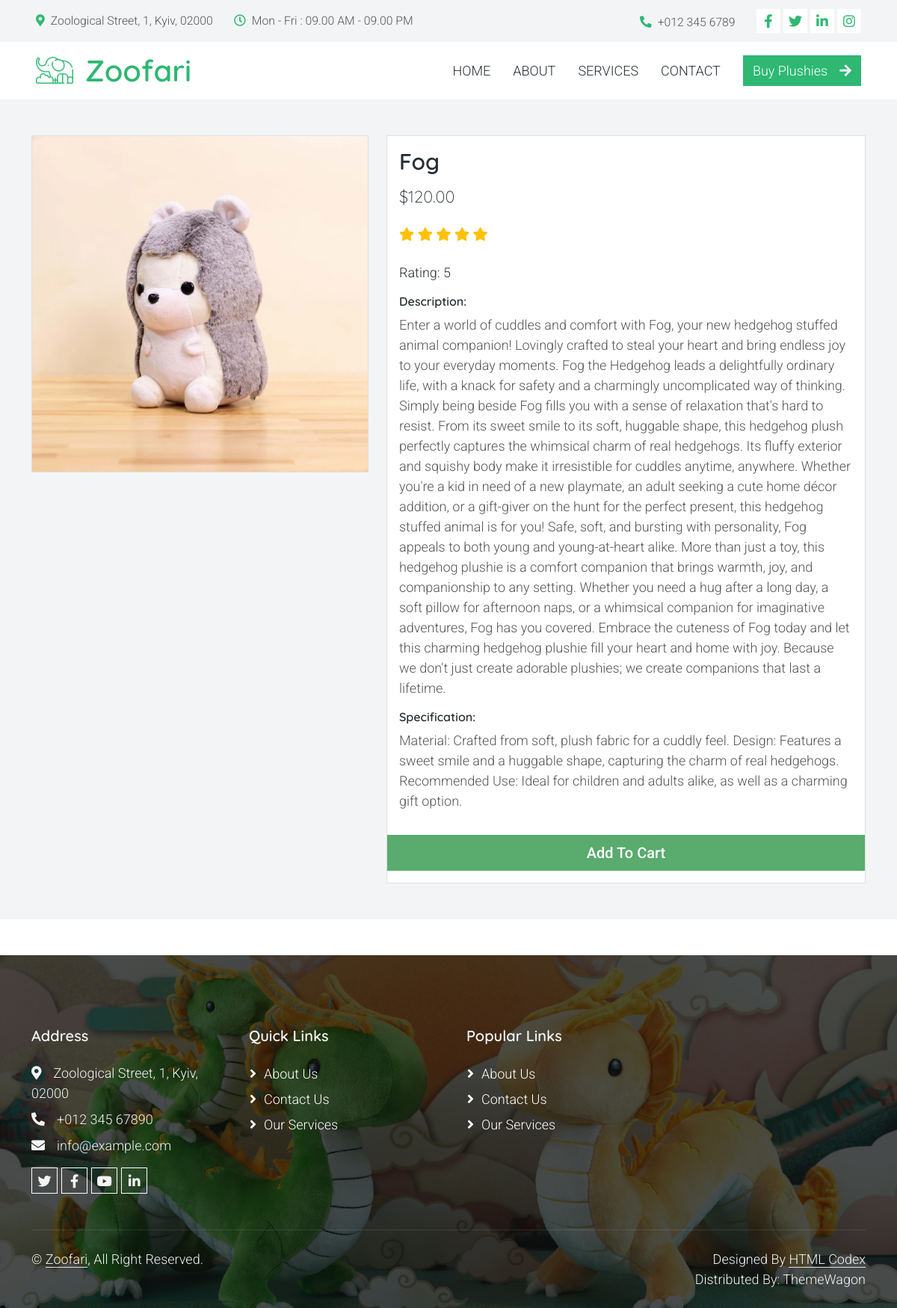
Screenshot of /shop_single/4/ with the database file from the repository.
### shop/models.py (models this page shows, shortened)
class Product(models.Model):
    name = models.CharField(max_length=100)
    description = models.TextField()
    price = models.DecimalField(max_digits=10, decimal_places=2)
    image = models.ImageField(upload_to='products/')
    rating = models.IntegerField(default=0)# Нове поле для рейтингу
    specifications = models.TextField(blank=True)  # Нове поле для специфікацій

### shop/views.py (the view)
# urls.py: path('shop_single/<int:product_id>/', shop_single, name='shop_single'),
def shop_single(request, product_id):
    product = get_object_or_404(Product, id=product_id)  # Получаем продукт по ID или возвращаем 404
    context = {
        'product': product,  # Передаем продукт в контексте
    }
    return render(request, 'shop_single/shop_single.html', context)  # Рендерим шаблон shop_single.html с контекстом

### shop/templates/shop_single/shop_single.html (shortened to what this page needs)
{% extends "base.html" %}
{% load static %}
{% block content %}
    <section class="bg-light">
        <div class="container pb-5">
            <div class="row">
                <div class="col-lg-5 mt-5">
                    <div class="card mb-3">
                        <img class="card-img img-fluid" src="{{ product.image.url }}" alt="{{ product.name }}" id="product-detail">
                    </div>
                </div>
                <div class="col-lg-7 mt-5">
                    <div class="card">
                        <div class="card-body">
                            <h1 class="h2">{{product.name}}</h1>
                            <p class="h3 py-2">${{product.price}}</p>
                            <p class="py-2">
                                {% for _ in "x"|rjust:product.rating %}
                                    <i class="fa fa-star text-warning"></i>
                                {% endfor %}
                                <p><span class="list-inline-item text-dark">Rating: {{product.rating}}</span></p>
                            </p>
                            <h6>Description:</h6>
                            <p>
                                {{product.description}}
                            <h6>Specification:</h6>
                            <p>{{product.specifications}}</p>
                                </div>
                                <div class="row pb-3">
                                    <div class="col d-grid">
                                        <button type="button" class="btn btn-success btn-lg" onclick="window.location.href='{% url 'add_cart' product.id %}'">Add To Cart</button>
                                    </div>
                                </div>
                        </div>
                    </div>
                </div>
            </div>
    </section>
{%endblock%}

### staticfiles/assets/css/templatemo.css (style rules this page uses)
body, ul, li, p, a, label, input, div { font-family: 'Roboto', sans-serif; font-size: 18px !important; font-weight: 300 !important; }
.h2 { font-family: 'Roboto', sans-serif; font-size: 30px !important; font-weight: 300; }
.h3 { font-family: 'Roboto', sans-serif; font-size: 22px !important; }
.text-warning { color: #ede861 !important; }
.bg-light { background-color: #e9eef5 !important; }
.btn-success { background-color: #59ab6e !important; border-color: #56ae6c !important; }

### static/css/style.css (style rules this page uses)
:root { --primary: #2EB872; --light: #F3F4F5; --dark: #282F34; }
.btn { font-weight: 500; transition: .5s; }

### rows the page displays
Product: image (picture), name "Fog", price "120.00", rating "5", description "Enter a world of cuddles and comfort with Fog, your new hedgehog stuffed animal companion! Lovingly crafted to steal your heart and bring endless joy to your everyday moments. Fog the Hedgehog leads a delightfully ordinary life, with a knack for safety and a charmingly uncomplicated way of thinking. Simply being beside Fog fills you with a sense of relaxation that's hard to resist. From its sweet smile to its soft, huggable shape, this hedgehog plush perfectly captures the whimsical charm of real hedgehogs. Its fluffy exterior and squishy body make it irresistible for cuddles anytime, anywhere. Whether you're a kid in need of a new playmate, an adult seeking a cute home décor addition, or a…", specifications "Material: Crafted from soft, plush fabric for a cuddly feel. Design: Features a sweet smile and a huggable shape, capturing the charm of real hedgehogs. Recommended Use: Ideal for children and adults alike, as well as a charming gift option."
